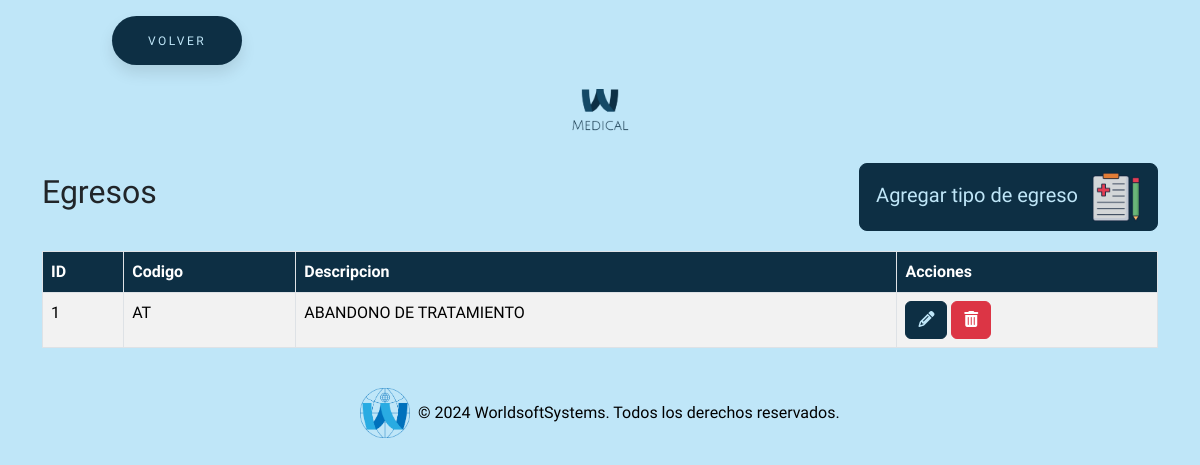
The page /todosAjustes/egreso/egreso.php (signed in) on the database as committed earlier.
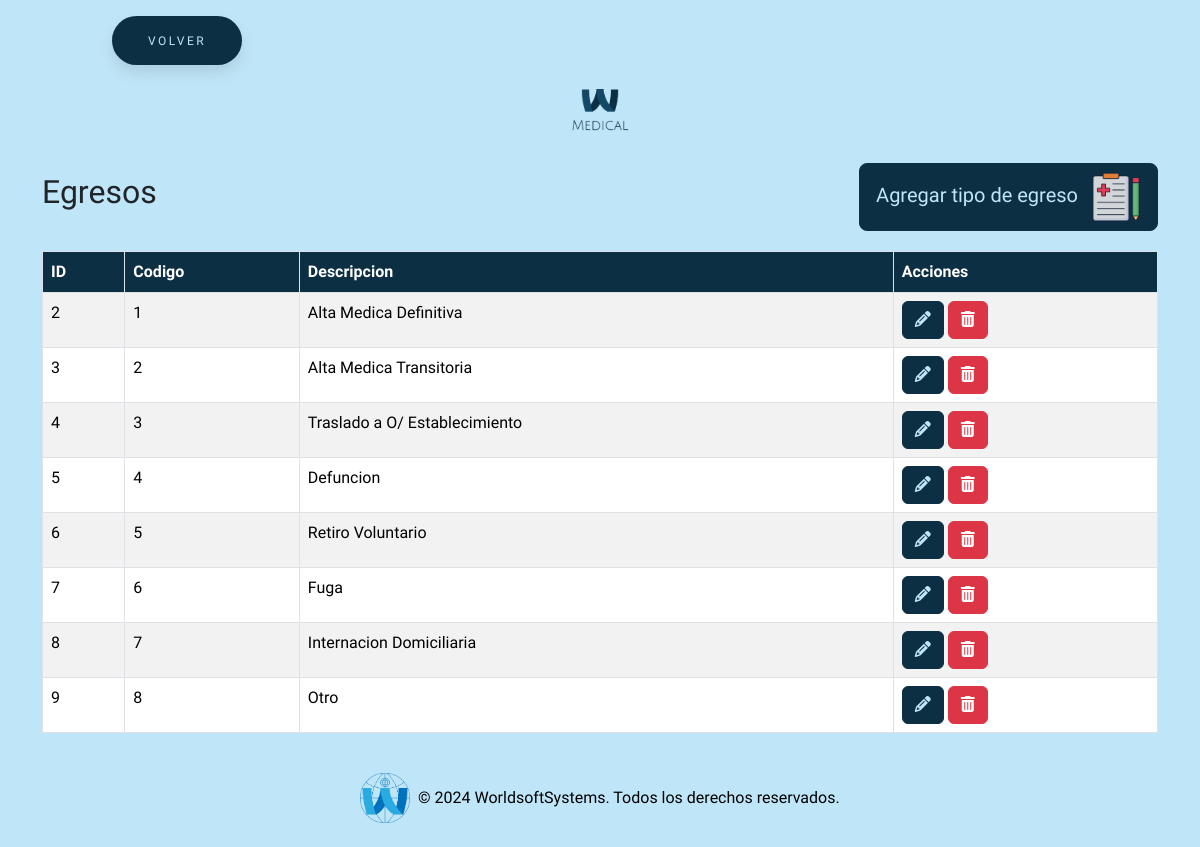
The same page on the database as committed later.
### tables this page shows
CREATE TABLE `tipo_egreso` (
  `id` int(11) NOT NULL,
  `codigo` varchar(255) NOT NULL,
  `descripcion` varchar(255) NOT NULL
);

### todosAjustes/egreso/egreso.php (the view, shortened to what this page needs)
<?php
require_once "../../conexion.php";
$sql = "SELECT * FROM tipo_egreso";
$result = $conn->query($sql);
?>
<!DOCTYPE html>
<html lang="en">
<head>
    <link href="https://cdn.jsdelivr.net/npm/bootstrap@5.3.3/dist/css/bootstrap.min.css" rel="stylesheet"
>
    <link rel="stylesheet" href="https://cdnjs.cloudflare.com/ajax/libs/font-awesome/6.5.2/css/all.min.css"
 />
    <link rel="stylesheet" href="../../estilos/styleBotones.css">
    <link rel="stylesheet" href="../../estilos/styleGeneral.css">
</head>
<body>
    <button class="button" style="vertical-align:middle; margin-left:7rem"
        onclick="window.location.href = '../../seccionAjustes/ajustes.php';">
        <span>VOLVER</span>
    </button>
    <div class="text-center my-4">
        <img src="../../img/logo.png" alt="Logo MEDICAL" class="img-fluid" style="max-width: 120px;">
    </div>
    <div class="container">
        <div class="title-container">
            <h2>Egresos</h2>
            <button type="button" class="btn btn-custom btn-lg" data-bs-toggle="modal"
                data-bs-target="#agregarEgresoModal">
                Agregar tipo de egreso <img src="../../img/egreso.png" alt="Icono agregar tipo de egreso"
                    style="width: 50px; height: 50px; margin-left: 8px;">
            </button>
        </div>
        <table class="table table-striped table-bordered">
            <thead class="table-custom">
                <tr>
                    <th>ID</th>
                    <th>Codigo</th>
                    <th>Descripcion</th>
                    <th>Acciones</th>
                </tr>
            </thead>
            <tbody>
                <?php if ($result->num_rows > 0): ?>
                    <?php while ($row = $result->fetch_assoc()): ?>
                        <tr>
                            <td><?= $row["id"] ?></td>
                            <td><?= $row["codigo"] ?></td>
                            <td><?= $row["descripcion"] ?></td>
                            <td>
                                <button class="btn btn-custom-editar" onclick='editarEgreso(<?= json_encode($row) ?>)'><i
                                        class="fas fa-pencil-alt"></i></button>
                                <a href="?eliminar=<?= $row['id'] ?>" class="btn btn-danger"
                                    onclick="return confirm('¿Estás seguro de que deseas eliminar este tipo de egreso?');"><i
                                        class="fas fa-trash-alt"></i></a>
                            </td>
                        </tr>
                    <?php endwhile; ?>
                <?php else: ?>
                    <tr>
                        <td colspan="4">No se encontraron resultados</td>
                    </tr>
                <?php endif; ?>
            </tbody>
        </table>
    </div>
    <footer class="bg-dark text-white text-center py-4 mt-auto">
        <div class="container">
            <div class="row justify-content-center">
                <div class="col-md-12 footer-logo-text">
                    <img src="../../img/logoWSS.png" alt="Logo" class="img-fluid" style="max-height: 50px;">
                    <p class="mb-0">&copy; 2024 WorldsoftSystems. Todos los derechos reservados.</p>
                </div>
            </div>
        </div>
    </footer>
</body>
</html>

Rows that differ between the two databases and show on the page:
removed tipo_egreso: id "1", codigo "AT", descripcion "ABANDONO DE TRATAMIENTO"
added tipo_egreso: id "2", codigo "1", descripcion "Alta Medica Definitiva"
added tipo_egreso: id "3", codigo "2", descripcion "Alta Medica Transitoria"
added tipo_egreso: id "4", codigo "3", descripcion "Traslado a O/ Establecimiento"
added tipo_egreso: id "5", codigo "4", descripcion "Defuncion"
added tipo_egreso: id "6", codigo "5", descripcion "Retiro Voluntario"
added tipo_egreso: id "7", codigo "6", descripcion "Fuga"
added tipo_egreso: id "8", codigo "7", descripcion "Internacion Domiciliaria"
added tipo_egreso: id "9", codigo "8", descripcion "Otro"
